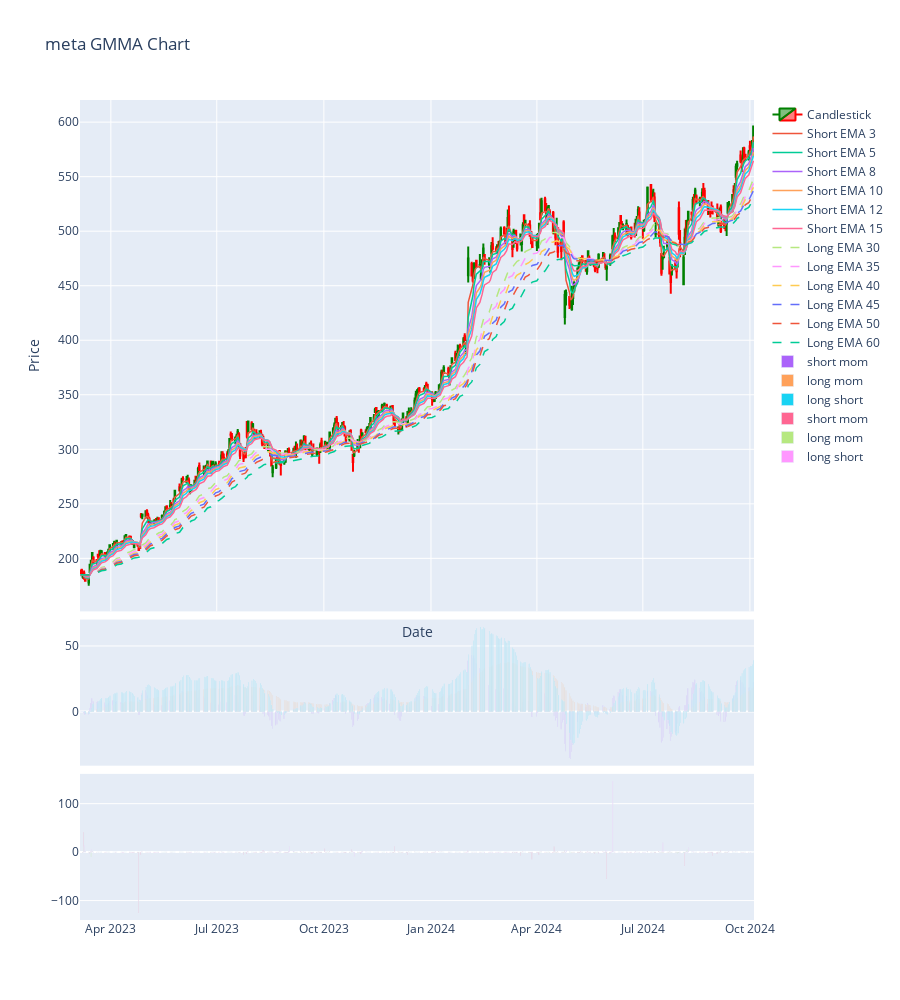

The notebook cell saved with this chart:
### Code cell
data = daily_data

fig = make_subplots(
            rows=3,
            cols=1,
            shared_xaxes=True,
            # subplot_titles=("Candle Chart", "Volume", "PSAR"),
            vertical_spacing=0.01,
            row_width=[0.2, 0.2, 0.7],
        )

# Calculate GMMA
# Short-term EMAs (3, 5, 8, 10, 12, 15)
short_term_periods = [3, 5, 8, 10, 12, 15]
for period in short_term_periods:
    data[f'Short EMA {period}'] = data['Close'].ewm(span=period, adjust=False).mean()

# Long-term EMAs (30, 35, 40, 45, 50, 60)
long_term_periods = [30, 35, 40, 45, 50, 60]
for period in long_term_periods:
    data[f'Long EMA {period}'] = data['Close'].ewm(span=period, adjust=False).mean()

# Create traces for the plot
candle_trace = go.Candlestick(
    x=data.index,
    open=data['Open'],
    high=data['High'],
    low=data['Low'],
    close=data['Close'],
    name='Candlestick',
    increasing_line_color='green',
    decreasing_line_color='red',
)

fig.add_trace(
        candle_trace,
        row=1, col=1
    )

# Add GMMA traces
for period in short_term_periods:
    fig.add_trace(
        go.Scatter(x=data.index, y=data[f'Short EMA {period}'], mode='lines', name=f'Short EMA {period}', line=dict(width=1.5)),
        row=1, col=1
    )

for period in long_term_periods:
    fig.add_trace(
        go.Scatter(x=data.index, y=data[f'Long EMA {period}'], mode='lines', name=f'Long EMA {period}', line=dict(width=1.5, dash='dash')),
        row=1, col=1
    )


data['short mom'] = data[f'Short EMA 3'] - data[f'Short EMA 15']
data['long mom'] = data[f'Long EMA 30'] - data[f'Long EMA 60']
data['long short'] = data[f'Short EMA 8'] - data[f'Long EMA 45']

fig.add_trace(go.Bar(x=data.index, y=data[f'short mom'], name=f'short mom'),
              row=2, col=1)
fig.add_trace(go.Bar(x=data.index, y=data[f'long mom'], name=f'long mom'),
              row=2, col=1)
fig.add_trace(go.Bar(x=data.index, y=data[f'long short'], name=f'long short'),
              row=2, col=1)


fig.add_trace(go.Bar(x=data.index, y=data[f'short mom'].pct_change(), name=f'short mom'),
              row=3, col=1)
fig.add_trace(go.Bar(x=data.index, y=data[f'long mom'].pct_change(), name=f'long mom'),
              row=3, col=1)
fig.add_trace(go.Bar(x=data.index, y=data[f'long short'].pct_change(), name=f'long short'),
              row=3, col=1)


# Update layout
fig.update_layout(
    title=f'{ticker} GMMA Chart',
    height=1000,
    xaxis_title='Date',
    yaxis_title='Price',
    xaxis_rangeslider_visible=False,
    hovermode="x unified",
)

# Show the figure
fig.show()

### Figure 1 — Plotly figure (JSON) as saved in the notebook; plotly's stock layout.template omitted (floating-point values rounded to 4 significant figures; data arrays with more than 128 entries replaced by an {"elided": "..."} marker saying what was removed)
{"data": [{"close": {"elided": "400 float values"}, "decreasing": {"line": {"color": "red"}}, "high": {"elided": "400 float values"}, "increasing": {"line": {"color": "green"}}, "low": {"elided": "400 float values"}, "name": "Candlestick", "open": {"elided": "400 float values"}, "type": "candlestick", "x": {"elided": "400 str values"}, "xaxis": "x", "yaxis": "y"}, {"line": {"width": 1.5}, "mode": "lines", "name": "Short EMA 3", "type": "scatter", "x": {"elided": "400 str values"}, "xaxis": "x", "y": {"elided": "400 float values"}, "yaxis": "y"}, {"line": {"width": 1.5}, "mode": "lines", "name": "Short EMA 5", "type": "scatter", "x": {"elided": "400 str values"}, "xaxis": "x", "y": {"elided": "400 float values"}, "yaxis": "y"}, {"line": {"width": 1.5}, "mode": "lines", "name": "Short EMA 8", "type": "scatter", "x": {"elided": "400 str values"}, "xaxis": "x", "y": {"elided": "400 float values"}, "yaxis": "y"}, {"line": {"width": 1.5}, "mode": "lines", "name": "Short EMA 10", "type": "scatter", "x": {"elided": "400 str values"}, "xaxis": "x", "y": {"elided": "400 float values"}, "yaxis": "y"}, {"line": {"width": 1.5}, "mode": "lines", "name": "Short EMA 12", "type": "scatter", "x": {"elided": "400 str values"}, "xaxis": "x", "y": {"elided": "400 float values"}, "yaxis": "y"}, {"line": {"width": 1.5}, "mode": "lines", "name": "Short EMA 15", "type": "scatter", "x": {"elided": "400 str values"}, "xaxis": "x", "y": {"elided": "400 float values"}, "yaxis": "y"}, {"line": {"dash": "dash", "width": 1.5}, "mode": "lines", "name": "Long EMA 30", "type": "scatter", "x": {"elided": "400 str values"}, "xaxis": "x", "y": {"elided": "400 float values"}, "yaxis": "y"}, {"line": {"dash": "dash", "width": 1.5}, "mode": "lines", "name": "Long EMA 35", "type": "scatter", "x": {"elided": "400 str values"}, "xaxis": "x", "y": {"elided": "400 float values"}, "yaxis": "y"}, {"line": {"dash": "dash", "width": 1.5}, "mode": "lines", "name": "Long EMA 40", "type": "scatter", "x": {"elided": "400 str values"}, "xaxis": "x", "y": {"elided": "400 float values"}, "yaxis": "y"}, {"line": {"dash": "dash", "width": 1.5}, "mode": "lines", "name": "Long EMA 45", "type": "scatter", "x": {"elided": "400 str values"}, "xaxis": "x", "y": {"elided": "400 float values"}, "yaxis": "y"}, {"line": {"dash": "dash", "width": 1.5}, "mode": "lines", "name": "Long EMA 50", "type": "scatter", "x": {"elided": "400 str values"}, "xaxis": "x", "y": {"elided": "400 float values"}, "yaxis": "y"}, {"line": {"dash": "dash", "width": 1.5}, "mode": "lines", "name": "Long EMA 60", "type": "scatter", "x": {"elided": "400 str values"}, "xaxis": "x", "y": {"elided": "400 float values"}, "yaxis": "y"}, {"name": "short mom", "type": "bar", "x": {"elided": "400 str values"}, "xaxis": "x2", "y": {"elided": "400 float values"}, "yaxis": "y2"}, {"name": "long mom", "type": "bar", "x": {"elided": "400 str values"}, "xaxis": "x2", "y": {"elided": "400 float values"}, "yaxis": "y2"}, {"name": "long short", "type": "bar", "x": {"elided": "400 str values"}, "xaxis": "x2", "y": {"elided": "400 float values"}, "yaxis": "y2"}, {"name": "short mom", "type": "bar", "x": {"elided": "400 str values"}, "xaxis": "x3", "y": {"elided": "400 float values"}, "yaxis": "y3"}, {"name": "long mom", "type": "bar", "x": {"elided": "400 str values"}, "xaxis": "x3", "y": {"elided": "400 float values"}, "yaxis": "y3"}, {"name": "long short", "type": "bar", "x": {"elided": "400 str values"}, "xaxis": "x3", "y": {"elided": "400 float values"}, "yaxis": "y3"}], "layout": {"height": 1000, "hovermode": "x unified", "title": {"text": "meta GMMA Chart"}, "xaxis": {"anchor": "y", "domain": [0, 1], "matches": "x3", "rangeslider": {"visible": false}, "showticklabels": false, "title": {"text": "Date"}}, "xaxis2": {"anchor": "y2", "domain": [0, 1], "matches": "x3", "showticklabels": false}, "xaxis3": {"anchor": "y3", "domain": [0, 1]}, "yaxis": {"anchor": "x", "domain": [0.3764, 1], "title": {"text": "Price"}}, "yaxis2": {"anchor": "x2", "domain": [0.1882, 0.3664]}, "yaxis3": {"anchor": "x3", "domain": [0, 0.1782]}}}
